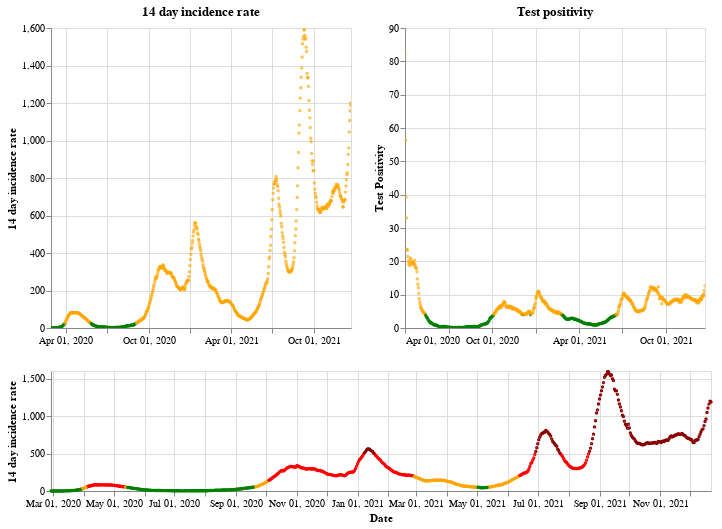

The notebook cell saved with this chart:
### Markdown cell above
## Scotland

### Code cell
plot_traffic_light('Scotland')

### Figure 1 — Vega-Lite specification as saved in the notebook (floating-point values rounded to 4 significant figures; data arrays with more than 128 entries replaced by an {"elided": "..."} marker saying what was removed)
{"config": {"view": {"continuousWidth": 400, "continuousHeight": 300}}, "vconcat": [{"hconcat": [{"mark": {"type": "point", "size": 2}, "encoding": {"color": {"condition": {"value": "green", "test": "(datum.twoWeeklyCasesRate <= 25)"}, "value": "orange"}, "tooltip": [{"type": "nominal", "field": "areaName"}, {"type": "temporal", "field": "date"}, {"type": "quantitative", "field": "twoWeeklyCasesRate"}, {"type": "quantitative", "field": "testPositivity"}], "x": {"type": "temporal", "axis": {"title": ""}, "field": "date", "scale": {"domain": {"selection": "DateBrush"}}, "timeUnit": "yearmonthdate"}, "y": {"type": "quantitative", "axis": {"title": "14 day incidence rate"}, "field": "twoWeeklyCasesRate"}}, "title": "14 day incidence rate", "width": 300}, {"mark": {"type": "point", "size": 2}, "encoding": {"color": {"condition": {"value": "green", "test": "(datum.testPositivity <= 4)"}, "value": "orange"}, "tooltip": [{"type": "nominal", "field": "areaName"}, {"type": "temporal", "field": "date"}, {"type": "quantitative", "field": "twoWeeklyCasesRate"}, {"type": "quantitative", "field": "testPositivity"}], "x": {"type": "temporal", "axis": {"title": ""}, "field": "date", "scale": {"domain": {"selection": "DateBrush"}}, "timeUnit": "yearmonthdate"}, "y": {"type": "quantitative", "axis": {"title": "Test Positivity"}, "field": "testPositivity"}}, "title": "Test positivity", "width": 300}]}, {"layer": [{"mark": {"type": "point", "size": 2}, "encoding": {"color": {"condition": {"value": "orange", "test": "(((datum.testPositivity < 4) && (datum.twoWeeklyCasesRate >= 50)) && (datum.twoWeeklyCasesRate < 200))"}, "value": "red"}, "opacity": {"condition": {"value": 1, "test": "((datum.twoWeeklyCasesRate >= 50) && (datum.twoWeeklyCasesRate < 500))"}, "value": 0}, "tooltip": [{"type": "nominal", "field": "areaName"}, {"type": "temporal", "field": "date"}, {"type": "quantitative", "field": "twoWeeklyCasesRate"}, {"type": "quantitative", "field": "testPositivity"}], "x": {"type": "temporal", "axis": {"title": "Date"}, "field": "date", "timeUnit": "yearmonthdate"}, "y": {"type": "quantitative", "axis": {"title": "14 day incidence rate"}, "field": "twoWeeklyCasesRate"}}, "selection": {"DateBrush": {"type": "interval", "encodings": ["x"], "fields": ["Time"]}}}, {"mark": {"type": "point", "size": 2}, "encoding": {"color": {"value": "darkred"}, "opacity": {"condition": {"value": 1, "test": "(datum.twoWeeklyCasesRate >= 500)"}, "value": 0}, "tooltip": [{"type": "nominal", "field": "areaName"}, {"type": "temporal", "field": "date"}, {"type": "quantitative", "field": "twoWeeklyCasesRate"}, {"type": "quantitative", "field": "testPositivity"}], "x": {"type": "temporal", "axis": {"title": "Date"}, "field": "date", "timeUnit": "yearmonthdate"}, "y": {"type": "quantitative", "axis": {"title": "14 day incidence rate"}, "field": "twoWeeklyCasesRate"}}}, {"mark": {"type": "point", "size": 2}, "encoding": {"color": {"condition": {"value": "green", "test": "((datum.testPositivity < 4) && (datum.twoWeeklyCasesRate < 50))"}, "value": "orange"}, "opacity": {"condition": {"value": 1, "test": "(datum.twoWeeklyCasesRate < 50)"}, "value": 0}, "tooltip": [{"type": "nominal", "field": "areaName"}, {"type": "temporal", "field": "date"}, {"type": "quantitative", "field": "twoWeeklyCasesRate"}, {"type": "quantitative", "field": "testPositivity"}], "x": {"type": "temporal", "axis": {"title": "Date"}, "field": "date", "timeUnit": "yearmonthdate"}, "y": {"type": "quantitative", "axis": {"title": "14 day incidence rate"}, "field": "twoWeeklyCasesRate"}}}], "height": 120, "width": 660}], "data": {"name": "data-848f959b2b19d9374cd889be77cb30d7"}, "$schema": "https://vega.github.io/schema/vega-lite/v4.8.1.json", "datasets": {"data-848f959b2b19d9374cd889be77cb30d7": {"elided": "664 records"}}}
